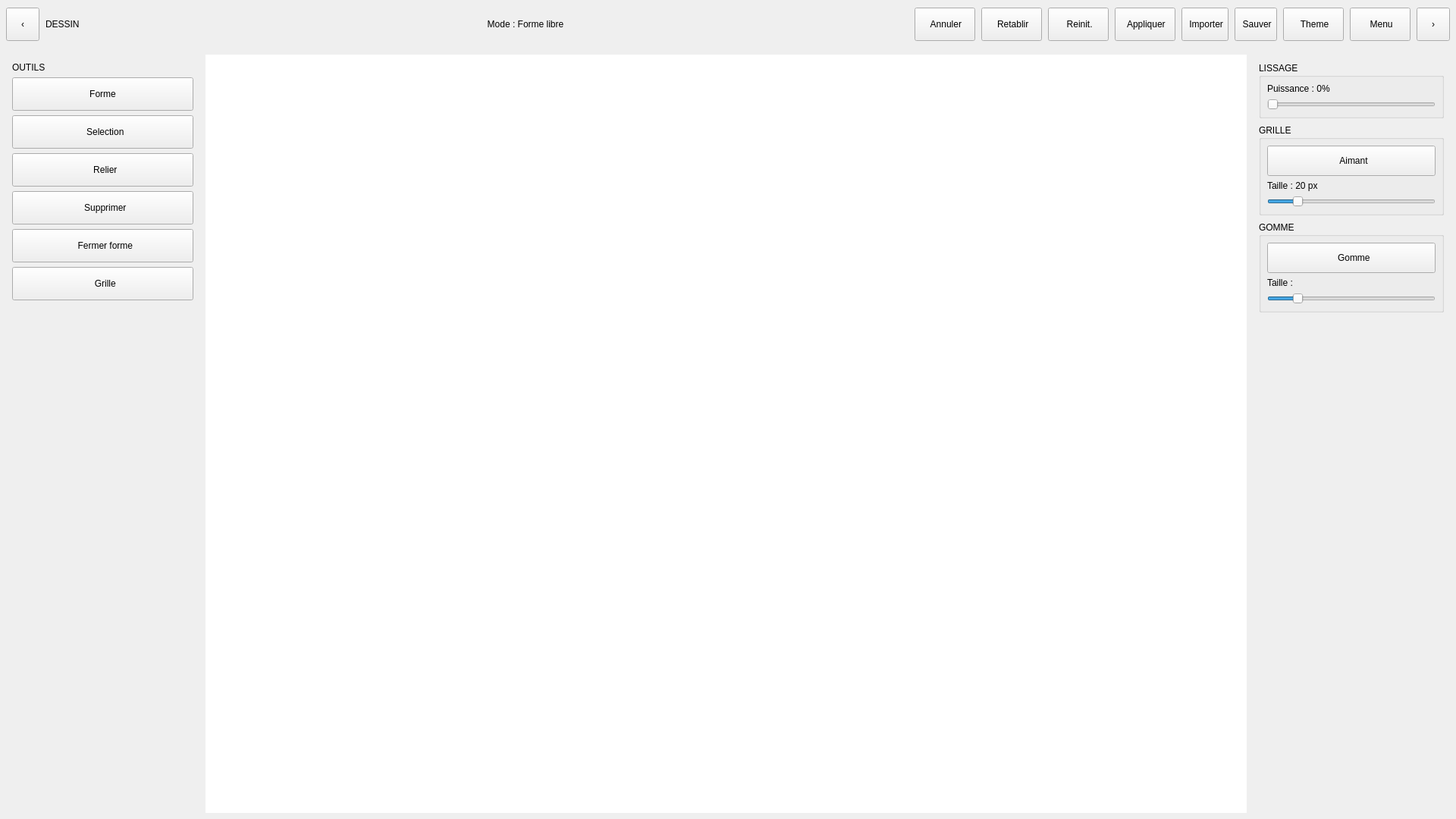
<?xml version="1.0" encoding="UTF-8"?>
<ui version="4.0">
 <class>CustomEditor</class>
 <widget class="QWidget" name="CustomEditor">
  <property name="geometry">
   <rect>
    <x>0</x>
    <y>0</y>
    <width>1920</width>
    <height>1080</height>
   </rect>
  </property>
  <property name="windowTitle">
   <string>Dessin Personnalise - Eau-Couper</string>
  </property>
  <layout class="QVBoxLayout" name="rootV">
   <property name="spacing">
    <number>0</number>
   </property>
   <property name="leftMargin">
    <number>0</number>
   </property>
   <property name="topMargin">
    <number>0</number>
   </property>
   <property name="rightMargin">
    <number>0</number>
   </property>
   <property name="bottomMargin">
    <number>0</number>
   </property>
   <item>
    <widget class="QFrame" name="editorHeaderBar">
     <property name="minimumSize">
      <size>
       <width>0</width>
       <height>64</height>
      </size>
     </property>
     <property name="maximumSize">
      <size>
       <width>16777215</width>
       <height>64</height>
      </size>
     </property>
     <property name="frameShape">
      <enum>QFrame::Shape::NoFrame</enum>
     </property>
     <layout class="QHBoxLayout" name="headerLayout">
      <property name="spacing">
       <number>8</number>
      </property>
      <property name="leftMargin">
       <number>8</number>
      </property>
      <property name="topMargin">
       <number>10</number>
      </property>
      <property name="rightMargin">
       <number>8</number>
      </property>
      <property name="bottomMargin">
       <number>10</number>
      </property>
      <item>
       <widget class="QToolButton" name="chevronLeft">
        <property name="minimumSize">
         <size>
          <width>44</width>
          <height>44</height>
         </size>
        </property>
        <property name="maximumSize">
         <size>
          <width>44</width>
          <height>44</height>
         </size>
        </property>
        <property name="toolTip">
         <string>Replier/afficher le panneau outils</string>
        </property>
        <property name="text">
         <string>&#8249;</string>
        </property>
        <property name="toolButtonStyle">
         <enum>Qt::ToolButtonStyle::ToolButtonTextOnly</enum>
        </property>
       </widget>
      </item>
      <item>
       <widget class="QLabel" name="labelEditorTitle">
        <property name="minimumSize">
         <size>
          <width>120</width>
          <height>0</height>
         </size>
        </property>
        <property name="text">
         <string>DESSIN</string>
        </property>
       </widget>
      </item>
      <item>
       <spacer name="headerSpacer1">
        <property name="orientation">
         <enum>Qt::Orientation::Horizontal</enum>
        </property>
        <property name="sizeHint" stdset="0">
         <size>
          <width>40</width>
          <height>20</height>
         </size>
        </property>
       </spacer>
      </item>
      <item>
       <widget class="QLabel" name="labelCurrentMode">
        <property name="minimumSize">
         <size>
          <width>160</width>
          <height>34</height>
         </size>
        </property>
        <property name="text">
         <string>Mode : Forme libre</string>
        </property>
        <property name="alignment">
         <set>Qt::AlignmentFlag::AlignCenter</set>
        </property>
       </widget>
      </item>
      <item>
       <spacer name="headerSpacer2">
        <property name="orientation">
         <enum>Qt::Orientation::Horizontal</enum>
        </property>
        <property name="sizeHint" stdset="0">
         <size>
          <width>40</width>
          <height>20</height>
         </size>
        </property>
       </spacer>
      </item>
      <item>
       <widget class="QPushButton" name="buttonRetour">
        <property name="minimumSize">
         <size>
          <width>44</width>
          <height>44</height>
         </size>
        </property>
        <property name="maximumSize">
         <size>
          <width>16777215</width>
          <height>44</height>
         </size>
        </property>
        <property name="toolTip">
         <string>Annuler la derniere action</string>
        </property>
        <property name="text">
         <string> Annuler</string>
        </property>
        <property name="icon">
         <iconset resource="resources.qrc">
          <normaloff>:/icons/back-arrow.svg</normaloff>:/icons/back-arrow.svg</iconset>
        </property>
        <property name="iconSize">
         <size>
          <width>20</width>
          <height>20</height>
         </size>
        </property>
       </widget>
      </item>
      <item>
       <widget class="QPushButton" name="buttonRetablir">
        <property name="minimumSize">
         <size>
          <width>44</width>
          <height>44</height>
         </size>
        </property>
        <property name="maximumSize">
         <size>
          <width>16777215</width>
          <height>44</height>
         </size>
        </property>
        <property name="toolTip">
         <string>Retablir la derniere action</string>
        </property>
        <property name="text">
         <string> Retablir</string>
        </property>
        <property name="icon">
         <iconset resource="resources.qrc">
          <normaloff>:/icons/arrow-right.svg</normaloff>:/icons/arrow-right.svg</iconset>
        </property>
        <property name="iconSize">
         <size>
          <width>20</width>
          <height>20</height>
         </size>
        </property>
       </widget>
      </item>
      <item>
       <widget class="QPushButton" name="Reset">
        <property name="minimumSize">
         <size>
          <width>44</width>
          <height>44</height>
         </size>
        </property>
        <property name="maximumSize">
         <size>
          <width>16777215</width>
          <height>44</height>
         </size>
        </property>
        <property name="toolTip">
         <string>Reinitialiser le dessin</string>
        </property>
        <property name="text">
         <string> Reinit.</string>
        </property>
        <property name="icon">
         <iconset resource="resources.qrc">
          <normaloff>:/icons/reload.svg</normaloff>:/icons/reload.svg</iconset>
        </property>
        <property name="iconSize">
         <size>
          <width>20</width>
          <height>20</height>
         </size>
        </property>
       </widget>
      </item>
      <item>
       <widget class="QPushButton" name="Appliquer">
        <property name="minimumSize">
         <size>
          <width>44</width>
          <height>44</height>
         </size>
        </property>
        <property name="maximumSize">
         <size>
          <width>16777215</width>
          <height>44</height>
         </size>
        </property>
        <property name="toolTip">
         <string>Appliquer la forme</string>
        </property>
        <property name="text">
         <string> Appliquer</string>
        </property>
        <property name="icon">
         <iconset resource="resources.qrc">
          <normaloff>:/icons/check.svg</normaloff>:/icons/check.svg</iconset>
        </property>
        <property name="iconSize">
         <size>
          <width>20</width>
          <height>20</height>
         </size>
        </property>
       </widget>
      </item>
      <item>
       <widget class="QToolButton" name="buttonImporter">
        <property name="minimumSize">
         <size>
          <width>44</width>
          <height>44</height>
         </size>
        </property>
        <property name="maximumSize">
         <size>
          <width>16777215</width>
          <height>44</height>
         </size>
        </property>
        <property name="toolTip">
         <string>Importer une image</string>
        </property>
        <property name="text">
         <string> Importer</string>
        </property>
        <property name="icon">
         <iconset resource="resources.qrc">
          <normaloff>:/icons/download.svg</normaloff>:/icons/download.svg</iconset>
        </property>
        <property name="iconSize">
         <size>
          <width>20</width>
          <height>20</height>
         </size>
        </property>
        <property name="toolButtonStyle">
         <enum>Qt::ToolButtonStyle::ToolButtonTextBesideIcon</enum>
        </property>
       </widget>
      </item>
      <item>
       <widget class="QToolButton" name="buttonSave">
        <property name="minimumSize">
         <size>
          <width>44</width>
          <height>44</height>
         </size>
        </property>
        <property name="maximumSize">
         <size>
          <width>16777215</width>
          <height>44</height>
         </size>
        </property>
        <property name="toolTip">
         <string>Sauvegarder la forme</string>
        </property>
        <property name="text">
         <string> Sauver</string>
        </property>
        <property name="icon">
         <iconset resource="resources.qrc">
          <normaloff>:/icons/save.svg</normaloff>:/icons/save.svg</iconset>
        </property>
        <property name="iconSize">
         <size>
          <width>20</width>
          <height>20</height>
         </size>
        </property>
        <property name="toolButtonStyle">
         <enum>Qt::ToolButtonStyle::ToolButtonTextBesideIcon</enum>
        </property>
       </widget>
      </item>
      <item>
       <widget class="QPushButton" name="buttonTheme">
        <property name="minimumSize">
         <size>
          <width>44</width>
          <height>44</height>
         </size>
        </property>
        <property name="maximumSize">
         <size>
          <width>16777215</width>
          <height>44</height>
         </size>
        </property>
        <property name="toolTip">
         <string>Changer de theme</string>
        </property>
        <property name="text">
         <string> Theme</string>
        </property>
        <property name="icon">
         <iconset resource="resources.qrc">
          <normaloff>:/icons/sun.svg</normaloff>:/icons/sun.svg</iconset>
        </property>
        <property name="iconSize">
         <size>
          <width>20</width>
          <height>20</height>
         </size>
        </property>
       </widget>
      </item>
      <item>
       <widget class="QPushButton" name="buttonMenu">
        <property name="minimumSize">
         <size>
          <width>44</width>
          <height>44</height>
         </size>
        </property>
        <property name="maximumSize">
         <size>
          <width>16777215</width>
          <height>44</height>
         </size>
        </property>
        <property name="toolTip">
         <string>Retour au menu principal</string>
        </property>
        <property name="text">
         <string> Menu</string>
        </property>
        <property name="icon">
         <iconset resource="resources.qrc">
          <normaloff>:/icons/house.svg</normaloff>:/icons/house.svg</iconset>
        </property>
        <property name="iconSize">
         <size>
          <width>20</width>
          <height>20</height>
         </size>
        </property>
       </widget>
      </item>
      <item>
       <widget class="QToolButton" name="chevronRight">
        <property name="minimumSize">
         <size>
          <width>44</width>
          <height>44</height>
         </size>
        </property>
        <property name="maximumSize">
         <size>
          <width>44</width>
          <height>44</height>
         </size>
        </property>
        <property name="toolTip">
         <string>Replier/afficher le panneau proprietes</string>
        </property>
        <property name="text">
         <string>&#8250;</string>
        </property>
        <property name="toolButtonStyle">
         <enum>Qt::ToolButtonStyle::ToolButtonTextOnly</enum>
        </property>
       </widget>
      </item>
     </layout>
    </widget>
   </item>
   <item>
    <layout class="QHBoxLayout" name="bodyLayout">
     <property name="spacing">
      <number>8</number>
     </property>
     <property name="leftMargin">
      <number>8</number>
     </property>
     <property name="topMargin">
      <number>8</number>
     </property>
     <property name="rightMargin">
      <number>8</number>
     </property>
     <property name="bottomMargin">
      <number>8</number>
     </property>
     <item>
      <widget class="QFrame" name="leftPanel">
       <property name="minimumSize">
        <size>
         <width>200</width>
         <height>0</height>
        </size>
       </property>
       <property name="maximumSize">
        <size>
         <width>255</width>
         <height>16777215</height>
        </size>
       </property>
       <property name="frameShape">
        <enum>QFrame::Shape::NoFrame</enum>
       </property>
       <layout class="QVBoxLayout" name="leftToolsLayout">
        <property name="spacing">
         <number>6</number>
        </property>
        <property name="leftMargin">
         <number>8</number>
        </property>
        <property name="topMargin">
         <number>10</number>
        </property>
        <property name="rightMargin">
         <number>8</number>
        </property>
        <property name="bottomMargin">
         <number>10</number>
        </property>
        <item>
         <widget class="QLabel" name="toolsHeader">
          <property name="text">
           <string>OUTILS</string>
          </property>
         </widget>
        </item>
        <item>
         <widget class="QToolButton" name="buttonForme">
          <property name="minimumSize">
           <size>
            <width>0</width>
            <height>44</height>
           </size>
          </property>
          <property name="sizePolicy">
           <sizepolicy hsizetype="Expanding" vsizetype="Fixed">
            <horstretch>0</horstretch>
            <verstretch>0</verstretch>
           </sizepolicy>
          </property>
          <property name="text">
           <string>Forme</string>
          </property>
          <property name="icon">
           <iconset resource="resources.qrc">
            <normaloff>:/icons/pencil.svg</normaloff>:/icons/pencil.svg</iconset>
          </property>
          <property name="iconSize">
           <size>
            <width>20</width>
            <height>20</height>
           </size>
          </property>
          <property name="toolButtonStyle">
           <enum>Qt::ToolButtonStyle::ToolButtonTextBesideIcon</enum>
          </property>
         </widget>
        </item>
        <item>
         <widget class="QPushButton" name="buttonSelection">
          <property name="minimumSize">
           <size>
            <width>0</width>
            <height>44</height>
           </size>
          </property>
          <property name="text">
           <string>  Selection</string>
          </property>
          <property name="icon">
           <iconset resource="resources.qrc">
            <normaloff>:/icons/square.svg</normaloff>:/icons/square.svg</iconset>
          </property>
          <property name="iconSize">
           <size>
            <width>20</width>
            <height>20</height>
           </size>
          </property>
         </widget>
        </item>
        <item>
         <widget class="QPushButton" name="buttonConnect">
          <property name="minimumSize">
           <size>
            <width>0</width>
            <height>44</height>
           </size>
          </property>
          <property name="text">
           <string>  Relier</string>
          </property>
          <property name="icon">
           <iconset resource="resources.qrc">
            <normaloff>:/icons/link.svg</normaloff>:/icons/link.svg</iconset>
          </property>
          <property name="iconSize">
           <size>
            <width>20</width>
            <height>20</height>
           </size>
          </property>
         </widget>
        </item>
        <item>
         <widget class="QPushButton" name="buttonSupprimer">
          <property name="minimumSize">
           <size>
            <width>0</width>
            <height>44</height>
           </size>
          </property>
          <property name="text">
           <string>  Supprimer</string>
          </property>
          <property name="icon">
           <iconset resource="resources.qrc">
            <normaloff>:/icons/cross.svg</normaloff>:/icons/cross.svg</iconset>
          </property>
          <property name="iconSize">
           <size>
            <width>20</width>
            <height>20</height>
           </size>
          </property>
         </widget>
        </item>
        <item>
         <widget class="QPushButton" name="buttonCloseShape">
          <property name="minimumSize">
           <size>
            <width>0</width>
            <height>44</height>
           </size>
          </property>
          <property name="text">
           <string>  Fermer forme</string>
          </property>
          <property name="icon">
           <iconset resource="resources.qrc">
            <normaloff>:/icons/fence.svg</normaloff>:/icons/fence.svg</iconset>
          </property>
          <property name="iconSize">
           <size>
            <width>20</width>
            <height>20</height>
           </size>
          </property>
         </widget>
        </item>
        <item>
         <widget class="QPushButton" name="buttonToggleGrid">
          <property name="minimumSize">
           <size>
            <width>0</width>
            <height>44</height>
           </size>
          </property>
          <property name="text">
           <string>  Grille</string>
          </property>
         </widget>
        </item>
        <item>
         <spacer name="leftSpacer">
          <property name="orientation">
           <enum>Qt::Orientation::Vertical</enum>
          </property>
          <property name="sizeType">
           <enum>QSizePolicy::Policy::Expanding</enum>
          </property>
          <property name="sizeHint" stdset="0">
           <size>
            <width>20</width>
            <height>40</height>
           </size>
          </property>
         </spacer>
        </item>
       </layout>
      </widget>
     </item>
     <item>
      <widget class="QWidget" name="drawingWidget" native="true">
       <property name="sizePolicy">
        <sizepolicy hsizetype="Expanding" vsizetype="Expanding">
         <horstretch>0</horstretch>
         <verstretch>0</verstretch>
        </sizepolicy>
       </property>
       <property name="minimumSize">
        <size>
         <width>400</width>
         <height>300</height>
        </size>
       </property>
       <property name="styleSheet">
        <string notr="true">QWidget { background: white; }</string>
       </property>
      </widget>
     </item>
     <item>
      <widget class="QFrame" name="rightPanel">
       <property name="minimumSize">
        <size>
         <width>220</width>
         <height>0</height>
        </size>
       </property>
       <property name="maximumSize">
        <size>
         <width>260</width>
         <height>16777215</height>
        </size>
       </property>
       <property name="frameShape">
        <enum>QFrame::Shape::NoFrame</enum>
       </property>
       <layout class="QVBoxLayout" name="rightPropsLayout">
        <property name="spacing">
         <number>8</number>
        </property>
        <property name="leftMargin">
         <number>8</number>
        </property>
        <property name="topMargin">
         <number>10</number>
        </property>
        <property name="rightMargin">
         <number>8</number>
        </property>
        <property name="bottomMargin">
         <number>10</number>
        </property>
        <item>
         <widget class="QGroupBox" name="groupLissage">
          <property name="title">
           <string>LISSAGE</string>
          </property>
          <layout class="QVBoxLayout" name="layoutLissage">
           <property name="leftMargin">
            <number>8</number>
           </property>
           <property name="topMargin">
            <number>8</number>
           </property>
           <property name="rightMargin">
            <number>8</number>
           </property>
           <property name="bottomMargin">
            <number>8</number>
           </property>
           <item>
            <widget class="QLabel" name="labelSmoothingValue">
             <property name="text">
              <string>Puissance : 0%</string>
             </property>
            </widget>
           </item>
           <item>
            <widget class="QSlider" name="smoothingSlider">
             <property name="orientation">
              <enum>Qt::Orientation::Horizontal</enum>
             </property>
            </widget>
           </item>
          </layout>
         </widget>
        </item>
        <item>
         <widget class="QGroupBox" name="groupGrille">
          <property name="title">
           <string>GRILLE</string>
          </property>
          <layout class="QVBoxLayout" name="layoutGrille">
           <property name="leftMargin">
            <number>8</number>
           </property>
           <property name="topMargin">
            <number>8</number>
           </property>
           <property name="rightMargin">
            <number>8</number>
           </property>
           <property name="bottomMargin">
            <number>8</number>
           </property>
           <item>
            <widget class="QPushButton" name="buttonSnapGrid">
             <property name="minimumSize">
              <size>
               <width>0</width>
               <height>40</height>
              </size>
             </property>
             <property name="text">
              <string>  Aimant</string>
             </property>
             <property name="icon">
              <iconset resource="resources.qrc">
               <normaloff>:/icons/magnet.svg</normaloff>:/icons/magnet.svg</iconset>
             </property>
             <property name="iconSize">
              <size>
               <width>18</width>
               <height>18</height>
              </size>
             </property>
            </widget>
           </item>
           <item>
            <widget class="QLabel" name="labelGridSpacing">
             <property name="text">
              <string>Taille : 20 px</string>
             </property>
            </widget>
           </item>
           <item>
            <widget class="QSlider" name="sliderGridSpacing">
             <property name="minimum">
              <number>5</number>
             </property>
             <property name="maximum">
              <number>100</number>
             </property>
             <property name="value">
              <number>20</number>
             </property>
             <property name="orientation">
              <enum>Qt::Orientation::Horizontal</enum>
             </property>
            </widget>
           </item>
          </layout>
         </widget>
        </item>
        <item>
         <widget class="QGroupBox" name="groupGomme">
          <property name="title">
           <string>GOMME</string>
          </property>
          <layout class="QVBoxLayout" name="layoutGomme">
           <property name="leftMargin">
            <number>8</number>
           </property>
           <property name="topMargin">
            <number>8</number>
           </property>
           <property name="rightMargin">
            <number>8</number>
           </property>
           <property name="bottomMargin">
            <number>8</number>
           </property>
           <item>
            <widget class="QPushButton" name="buttonGomme">
             <property name="minimumSize">
              <size>
               <width>0</width>
               <height>40</height>
              </size>
             </property>
             <property name="text">
              <string>  Gomme</string>
             </property>
             <property name="icon">
              <iconset resource="resources.qrc">
               <normaloff>:/icons/eraser.svg</normaloff>:/icons/eraser.svg</iconset>
             </property>
             <property name="iconSize">
              <size>
               <width>18</width>
               <height>18</height>
              </size>
             </property>
            </widget>
           </item>
           <item>
            <widget class="QLabel" name="labelTailleGomme">
             <property name="text">
              <string>Taille :</string>
             </property>
            </widget>
           </item>
           <item>
            <widget class="QSlider" name="tailleGomme">
             <property name="minimum">
              <number>5</number>
             </property>
             <property name="maximum">
              <number>100</number>
             </property>
             <property name="value">
              <number>20</number>
             </property>
             <property name="orientation">
              <enum>Qt::Orientation::Horizontal</enum>
             </property>
            </widget>
           </item>
          </layout>
         </widget>
        </item>
        <item>
         <spacer name="rightSpacer">
          <property name="orientation">
           <enum>Qt::Orientation::Vertical</enum>
          </property>
          <property name="sizeType">
           <enum>QSizePolicy::Policy::Expanding</enum>
          </property>
          <property name="sizeHint" stdset="0">
           <size>
            <width>20</width>
            <height>40</height>
           </size>
          </property>
         </spacer>
        </item>
       </layout>
      </widget>
     </item>
    </layout>
   </item>
  </layout>
 </widget>
 <resources>
  <include location="resources.qrc"/>
 </resources>
 <connections/>
</ui>
